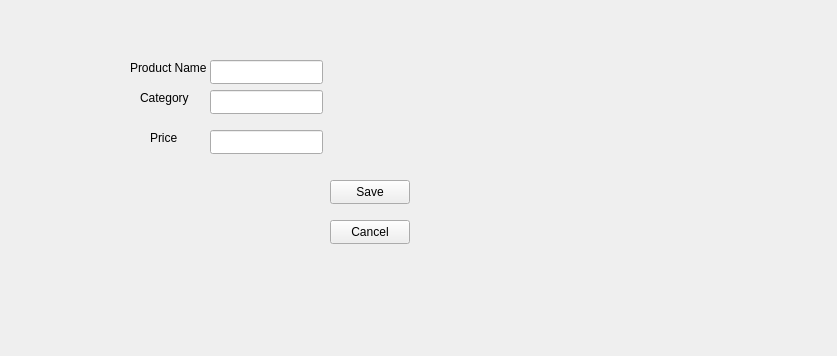
<?xml version="1.0" encoding="UTF-8"?>
<ui version="4.0">
 <class>AddProduct</class>
 <widget class="QWidget" name="AddProduct">
  <property name="geometry">
   <rect>
    <x>0</x>
    <y>0</y>
    <width>837</width>
    <height>356</height>
   </rect>
  </property>
  <property name="windowTitle">
   <string>Form</string>
  </property>
  <widget class="QLabel" name="label">
   <property name="geometry">
    <rect>
     <x>130</x>
     <y>60</y>
     <width>81</width>
     <height>16</height>
    </rect>
   </property>
   <property name="text">
    <string>Product Name</string>
   </property>
  </widget>
  <widget class="QLineEdit" name="lineProductName">
   <property name="geometry">
    <rect>
     <x>210</x>
     <y>60</y>
     <width>113</width>
     <height>24</height>
    </rect>
   </property>
  </widget>
  <widget class="QLabel" name="label_2">
   <property name="geometry">
    <rect>
     <x>140</x>
     <y>90</y>
     <width>61</width>
     <height>16</height>
    </rect>
   </property>
   <property name="text">
    <string>Category</string>
   </property>
  </widget>
  <widget class="QLineEdit" name="lineCategory">
   <property name="geometry">
    <rect>
     <x>210</x>
     <y>90</y>
     <width>113</width>
     <height>24</height>
    </rect>
   </property>
  </widget>
  <widget class="QLabel" name="label_3">
   <property name="geometry">
    <rect>
     <x>150</x>
     <y>130</y>
     <width>49</width>
     <height>16</height>
    </rect>
   </property>
   <property name="text">
    <string>Price</string>
   </property>
  </widget>
  <widget class="QLineEdit" name="linePrice">
   <property name="geometry">
    <rect>
     <x>210</x>
     <y>130</y>
     <width>113</width>
     <height>24</height>
    </rect>
   </property>
  </widget>
  <widget class="QPushButton" name="btnSave">
   <property name="geometry">
    <rect>
     <x>330</x>
     <y>180</y>
     <width>80</width>
     <height>24</height>
    </rect>
   </property>
   <property name="text">
    <string>Save</string>
   </property>
  </widget>
  <widget class="QPushButton" name="pushButton">
   <property name="geometry">
    <rect>
     <x>330</x>
     <y>220</y>
     <width>80</width>
     <height>24</height>
    </rect>
   </property>
   <property name="text">
    <string>Cancel</string>
   </property>
  </widget>
 </widget>
 <tabstops>
  <tabstop>linePrice</tabstop>
  <tabstop>btnSave</tabstop>
  <tabstop>pushButton</tabstop>
  <tabstop>lineProductName</tabstop>
  <tabstop>lineCategory</tabstop>
 </tabstops>
 <resources/>
 <connections/>
</ui>
